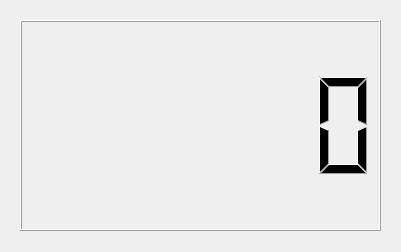
<?xml version="1.0" encoding="UTF-8"?>
<ui version="4.0">
 <class>MainWindow</class>
 <widget class="QMainWindow" name="MainWindow">
  <property name="geometry">
   <rect>
    <x>0</x>
    <y>0</y>
    <width>401</width>
    <height>252</height>
   </rect>
  </property>
  <property name="windowTitle">
   <string>Termometro</string>
  </property>
  <property name="autoFillBackground">
   <bool>false</bool>
  </property>
  <widget class="QWidget" name="centralWidget">
   <widget class="QLCDNumber" name="lcdNumber">
    <property name="geometry">
     <rect>
      <x>20</x>
      <y>20</y>
      <width>361</width>
      <height>211</height>
     </rect>
    </property>
    <property name="digitCount">
     <number>6</number>
    </property>
   </widget>
  </widget>
 </widget>
 <layoutdefault spacing="6" margin="11"/>
 <resources/>
 <connections/>
</ui>
